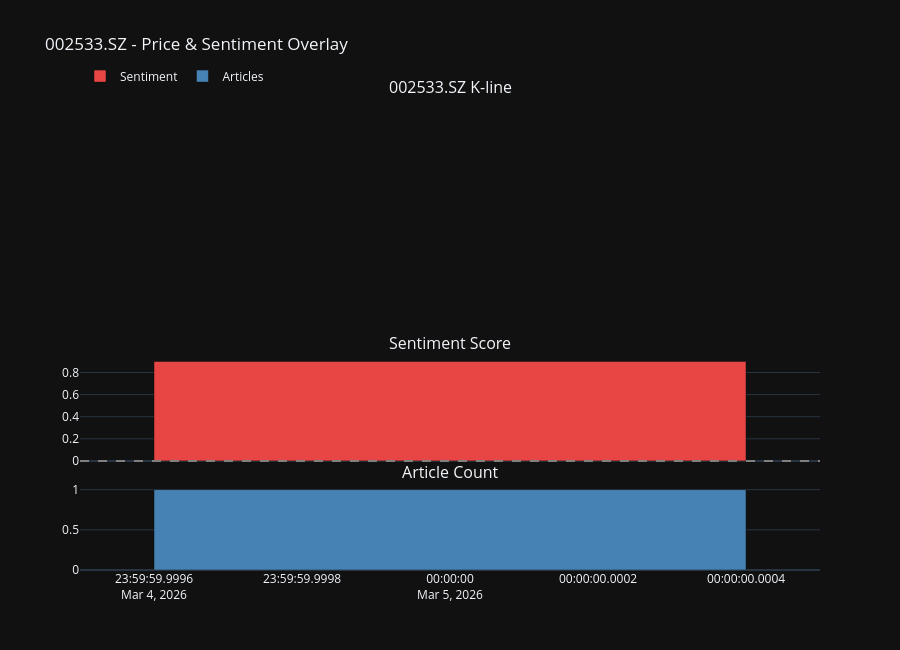

Notebook source saved alongside this figure:
### Code cell
if not kline_df.empty or not sym_gold.empty:
    fig = make_subplots(
        rows=3, cols=1,
        shared_xaxes=True,
        row_heights=[0.55, 0.25, 0.20],
        vertical_spacing=0.05,
        subplot_titles=[f'{SYMBOL} K-line', 'Sentiment Score', 'Article Count'],
    )

    # Row 1: Candlestick
    if not kline_df.empty:
        fig.add_trace(go.Candlestick(
            x=kline_df['date'],
            open=kline_df['open'],
            high=kline_df['high'],
            low=kline_df['low'],
            close=kline_df['close'],
            name='Price',
            increasing_line_color='#e84545',
            decreasing_line_color='#2ba02b',
        ), row=1, col=1)

    # Row 2: Sentiment score
    if not sym_gold.empty:
        fig.add_trace(go.Bar(
            x=sym_gold['date'],
            y=sym_gold['sentiment_score'],
            marker_color=sym_gold['sentiment_score'].apply(
                lambda v: '#e84545' if v > 0.1 else ('#2ba02b' if v < -0.1 else '#aaaaaa')
            ),
            name='Sentiment',
        ), row=2, col=1)
        fig.add_hline(y=0, line_dash='dash', line_color='gray', row=2, col=1)

        # Row 3: Article count
        fig.add_trace(go.Bar(
            x=sym_gold['date'],
            y=sym_gold['article_count'],
            marker_color='steelblue',
            name='Articles',
        ), row=3, col=1)

    fig.update_layout(
        title=f'{SYMBOL} - Price & Sentiment Overlay',
        height=650,
        xaxis_rangeslider_visible=False,
        legend=dict(orientation='h', yanchor='bottom', y=1.02),
    )
    fig.show()
else:
    print('No data available for overlay chart.')

### Figure 1 — Plotly figure (JSON) as saved in the notebook; plotly's stock layout.template omitted (floating-point values rounded to 4 significant figures)
{"data": [{"marker": {"color": ["#e84545"]}, "name": "Sentiment", "x": ["2026-03-05"], "y": [0.9], "type": "bar", "xaxis": "x2", "yaxis": "y2"}, {"marker": {"color": "steelblue"}, "name": "Articles", "x": ["2026-03-05"], "y": [1], "type": "bar", "xaxis": "x3", "yaxis": "y3"}], "layout": {"xaxis": {"anchor": "y", "domain": [0.0, 1.0], "matches": "x3", "showticklabels": false, "rangeslider": {"visible": false}}, "yaxis": {"anchor": "x", "domain": [0.505, 1.0]}, "xaxis2": {"anchor": "y2", "domain": [0.0, 1.0], "matches": "x3", "showticklabels": false}, "yaxis2": {"anchor": "x2", "domain": [0.23, 0.455]}, "xaxis3": {"anchor": "y3", "domain": [0.0, 1.0]}, "yaxis3": {"anchor": "x3", "domain": [0.0, 0.18]}, "annotations": [{"font": {"size": 16}, "showarrow": false, "text": "002533.SZ K-line", "x": 0.5, "xanchor": "center", "xref": "paper", "y": 1.0, "yanchor": "bottom", "yref": "paper"}, {"font": {"size": 16}, "showarrow": false, "text": "Sentiment Score", "x": 0.5, "xanchor": "center", "xref": "paper", "y": 0.455, "yanchor": "bottom", "yref": "paper"}, {"font": {"size": 16}, "showarrow": false, "text": "Article Count", "x": 0.5, "xanchor": "center", "xref": "paper", "y": 0.18, "yanchor": "bottom", "yref": "paper"}], "shapes": [{"line": {"color": "gray", "dash": "dash"}, "type": "line", "x0": 0, "x1": 1, "xref": "x2 domain", "y0": 0, "y1": 0, "yref": "y2"}], "legend": {"orientation": "h", "yanchor": "bottom", "y": 1.02}, "title": {"text": "002533.SZ - Price & Sentiment Overlay"}, "height": 650}}
